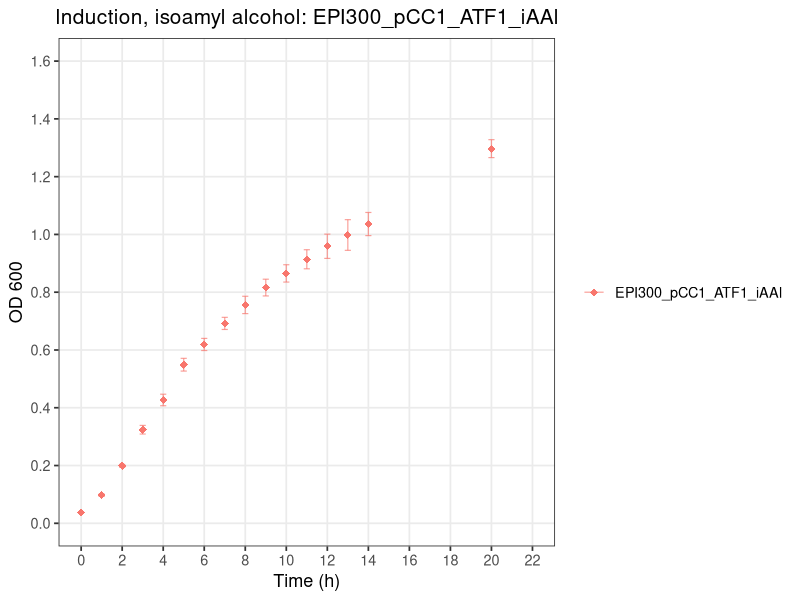
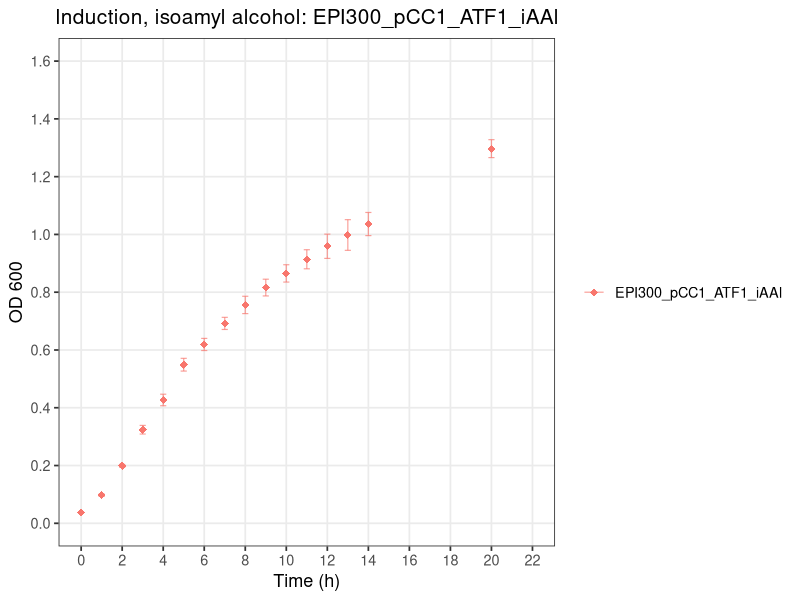

Write the R code that produced these figures, in order.
# ============================================================
# Plot: Induction, isoamyl alcohol (OD600 vs Time)
# Strains: EPI300_pCC1_ATF1_iAAl, EPI300_pCC1_ATF1_ara_iAAl
# ============================================================

library(tidyverse)

# ---- 1. Read the raw CSV --------------------------------------------------
# The file has a 2-row header:
#   Row 1: strain names (merged across Avg/SD column pairs)
#   Row 2: "Avg" / "SD" labels
# We read both header rows manually, then build clean column names.

raw <- read_csv("Arab_Induction.csv", col_names = FALSE, skip = 2,
                show_col_types = FALSE)

header1 <- read_csv("Arab_Induction.csv", col_names = FALSE, n_max = 1,
                    show_col_types = FALSE) |> unlist(use.names = FALSE)
header2 <- read_csv("Arab_Induction.csv", col_names = FALSE, skip = 1, n_max = 1,
                    show_col_types = FALSE) |> unlist(use.names = FALSE)

# Forward-fill the strain names across their Avg/SD column pair
strain_names <- header1
for (i in seq_along(strain_names)) {
  if (is.na(strain_names[i]) && i > 1) strain_names[i] <- strain_names[i - 1]
}

# Drop fully empty trailing columns
keep <- !is.na(header2) | seq_along(header2) == 1
raw         <- raw[, keep]
strain_names <- strain_names[keep]
header2      <- header2[keep]

# Build final column names: "Time", "<strain>_Avg", "<strain>_SD"
col_names <- c("Time",
               paste0(strain_names[-1], "_", header2[-1]))
colnames(raw) <- col_names

# ---- 2. Reshape to long format (Avg + SD, for plotting with error bars) --
# Only keep the two strains of interest
strains <- c("EPI300_pCC1_ATF1_iAAl", "EPI300_pCC1_ATF1_ara_iAAl")

df_long <- raw |>
  pivot_longer(
    cols = -Time,
    names_to = c("Strain", ".value"),
    names_pattern = "(.+)_(Avg|SD)"
  ) |>
  rename(OD600 = Avg) |>
  filter(Strain %in% strains) |>
  mutate(Strain = factor(Strain, levels = strains))

# ---- 3. Plot ---------------------------------------------------------------
# Visually distinct shapes (mix of filled/open so they're tellable apart
# even without color): diamond, plus
shape_values <- c(18, 3)

p <- ggplot(df_long, aes(x = Time, y = OD600, color = Strain, shape = Strain)) +
  geom_errorbar(aes(ymin = OD600 - SD, ymax = OD600 + SD),
                width = 0.3, linewidth = 0.4, alpha = 0.7) +
  geom_point(size = 2.4) +
  scale_shape_manual(values = shape_values) +
  scale_x_continuous(breaks = seq(0, 22, by = 2), limits = c(0, 22)) +
  scale_y_continuous(breaks = seq(0, 1.6, by = 0.2), limits = c(0, 1.6)) +
  labs(
    title = "Induction, isoamyl alcohol: EPI300_pCC1_ATF1_iAAl",
    x = "Time (h)",
    y = "OD 600",
    color = NULL,
    shape = NULL
  ) +
  theme_bw(base_size = 13) +
  theme(
    panel.grid.minor = element_blank(),
    plot.title = element_text(hjust = 0.5, size = 15),
    legend.key = element_blank()
  )

print(p)

ggsave("induction_EPI300_pCC1_ATF1_iAAl.png", p, width = 9, height = 5, dpi = 300)
